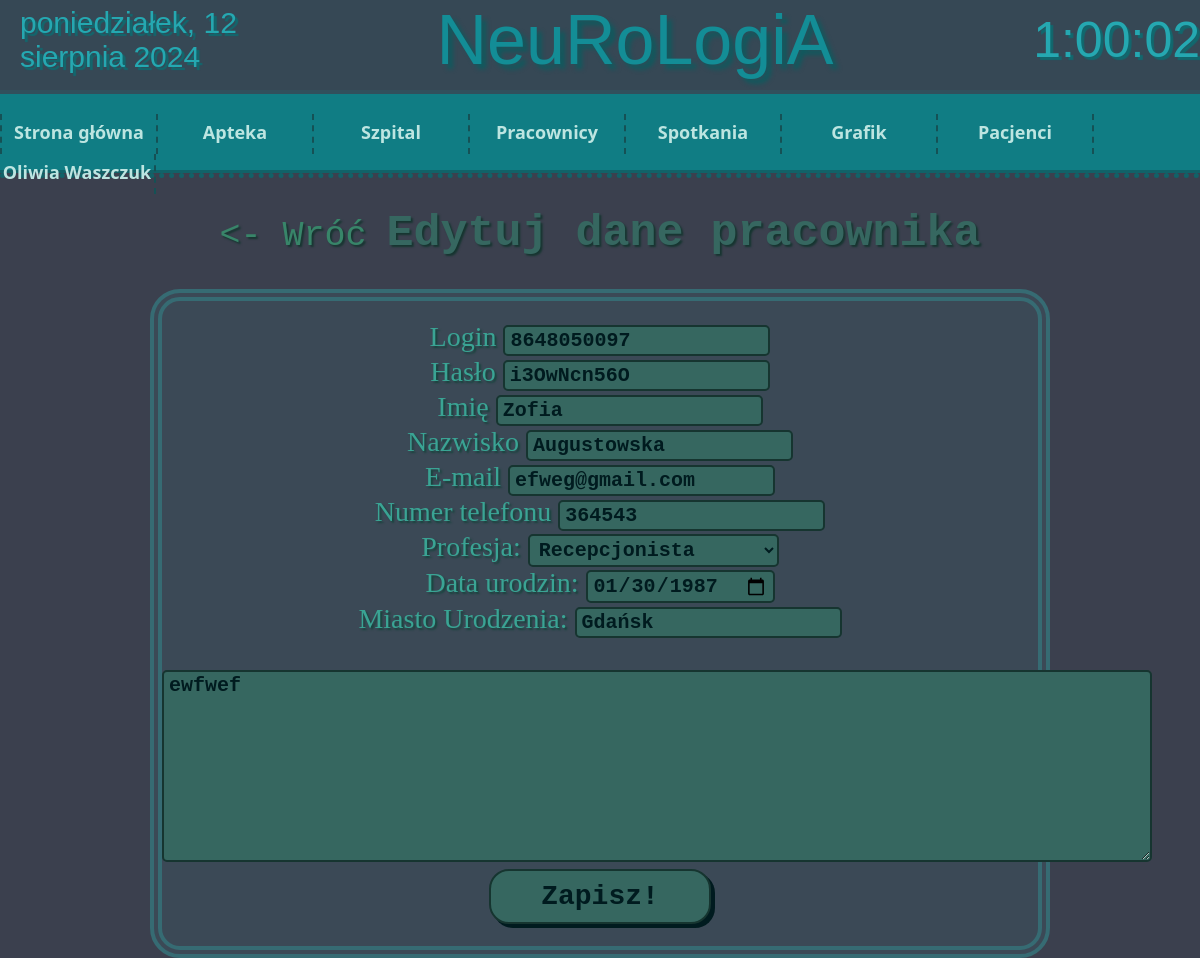
/edit_worker/3/ (signed in), run on the app's committed database.
### workers/models.py (models this page shows, shortened)
class Worker(AbstractUser):
    id = models.AutoField(primary_key=True)
    username = models.CharField(max_length=10, unique=True, default="default_username")
    password = models.CharField(max_length=255)
    orginal_password = models.CharField(max_length=50, default="")
    name = models.CharField(max_length=35)
    surname = models.CharField(max_length=35)
    email = models.EmailField(max_length=50)
    phone_number = models.CharField(max_length=9, null=True)
    profession = models.CharField(choices=professions, default="ochroniarz", max_length=40)
    profession_description = models.TextField(default="", null=True)
    birthday = models.DateField(default=datetime.date.today())
    family_city = models.CharField(max_length=255, null=True)

### website/views.py (the view)
# urls.py: path('edit_worker/<int:id>/', website_views.edit_worker, name="edit_worker"),
@login_required(login_url='login')
def edit_worker(request, id):
    if is_access_to_editing_workers(request):
        worker = Worker.objects.get(id=id)
        return render(request, 'edit_worker.html', {'worker': worker})
    return redirect('/main/')

### website/context_processors.py (called while the page is built)
def add_now(request):
    return {'now': timezone.now()}

### website/views.py (called while the page is built)
def is_access_to_editing_workers(request):
    if request.user.is_authenticated:
        if request.user.profession in access_to_editing_workers:
            return True
        else:
            return False
    else:
        return False

### website/templates/edit_worker.html (shortened to what this page needs)
{% extends 'main.html' %}
{% block content %}
    <div id="content">
        <div style="display: flex; justify-content: center; align-items: center;">
            <a href="{% url 'display_block_workers' profession=worker.profession %}"><- Wróć</a>
            <h1 style="padding-left: 20px;">Edytuj dane pracownika</h1>
        </div>
        <div id="form_edit">
            <form method="post" action="{% url 'edited_worker' id=worker.id %}">
                <label for="login">Login</label> <input type="text" name="username" required value="{{worker.username}}"> <br>
                <label for="password">Hasło</label> <input type="text" name="password" required value="{{worker.orginal_password}}"> <br>
                <label for="name">Imię</label> <input type="text" name="name" required value="{{worker.name}}"> <br>
                <label for="surname">Nazwisko</label> <input type="text" name="surname" required value="{{worker.surname}}"> <br>
                <label for="email">E-mail</label> <input type="email" name="email" placeholder="email@gmail.com" required value="{{worker.email}}"> <br>
                <label for="phone_number">Numer telefonu</label> <input type="number" name="phone_number" required value="{{worker.phone_number}}"> <br>
                <label for="profession">Profesja:</label>
                <select name="profession" id="professionSelect">
                    <option value="recepcjonista">Recepcjonista</option>
                </select><br>
                <label for="birthday">Data urodzin: </label> <input type="date" name="birthday" value="{{worker.birthday|date:'Y-m-d'}}"> <br>
                <label for="family_city">Miasto Urodzenia: </label> <input type="text" name="family_city" value="{{worker.family_city}}"> <br><br>
                <textarea name="profession_description" rows="8" cols="80">{{worker.profession_description}}</textarea> <br>
                <input type="submit" value="Zapisz!">
            </form>
        </div>
    </div>
{% endblock %}

### website/templates/main.html (shortened to what this page needs)
{% load static %}
<!DOCTYPE html>
<html lang="pl">
<head>
    <link rel="stylesheet" href="{% static 'fontello/css/fontello.css' %}" type="text/css">
    <link rel="stylesheet" href="https://code.jquery.com/ui/1.12.1/themes/base/jquery-ui.css">
</head>
<body onload="data(), zegarek()">
    <div id="zGh">
        <span id="data" ></span>
        <span style="font-family:'Franklin Gothic Medium', 'Arial Narrow', Arial, sans-serif;">NeuRoLogiA</span>
        <span id="zegar"></span>
    </div>
    <div id="nav_menu">
        <ol>
            <li><a href="{% url 'main' %}">Strona główna</a></li>
            <li><a href="#">Apteka</a>
            </li>
            {% if user.is_authenticated %}
                <li><a href="#">Szpital</a>
                </li>
                {% if request.user.profession == 'lekarz naczelny' or  request.user.profession == 'dyrektor' or  request.user.profession == 'ordynator' %}
                    <li><a href="#">Pracownicy</a>
                    </li>
                    <li><a href="#">Spotkania</a>
                    </li>
                    <li><a href="#">Grafik</a>
                    </li>
                {% endif %}
                {% if request.user.profession == 'farmaceuta' or request.user.profession == 'recepcjonista' or request.user.profession == 'pielegniarz' or request.user.profession == 'lekarz specjalista' or request.user.profession == 'ordynator' or request.user.profession == 'dyrektor' or request.user.profession == 'lekarz naczelny' %}
                    <li><a href="#">Pacjenci</a>
                    </li>
                {% endif %}
            {% endif %}
            {% if user.is_authenticated %}
                <li><a href="#">{{ request.user.name }} {{ request.user.surname }}</a>
                </li>
            {% else %}
                <li><a href="{% url 'login' %}">Zaloguj się</a></li>
            {% endif %}
        </ol>
    </div>
    <div style="border-bottom:5px dotted #116268;"></div>
    {% block content %}{% endblock %}
</body>
</html>

### data on the page
Worker: user.name "Oliwia", user.surname "Waszczuk"
Worker: username "8648050097", password "i3OwNcn56O", name "Zofia", surname "Augustowska", email "efweg@gmail.com", phone_number "364543", birthday "01/30/1987", family_city "Gdańsk", profession_description "ewfwef"
